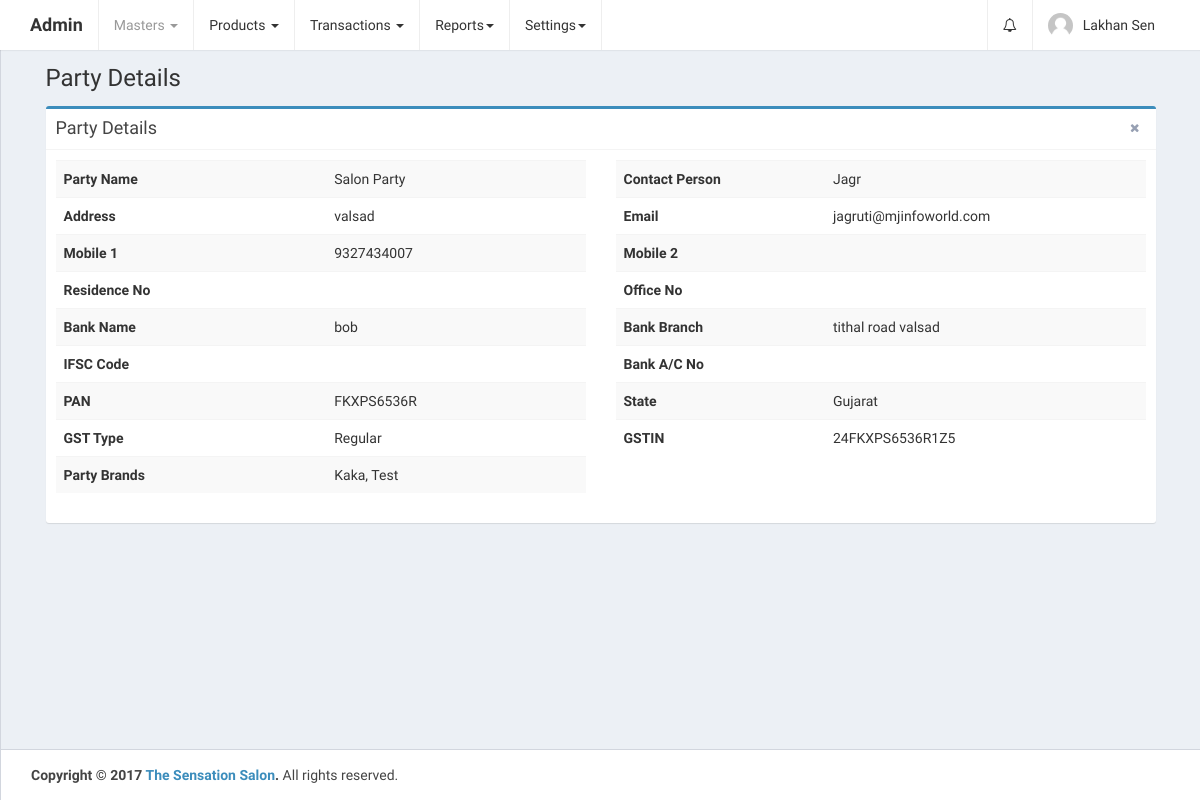
The page /home.php?controller=party&action=get&id=16 (signed in) on the database as committed earlier.
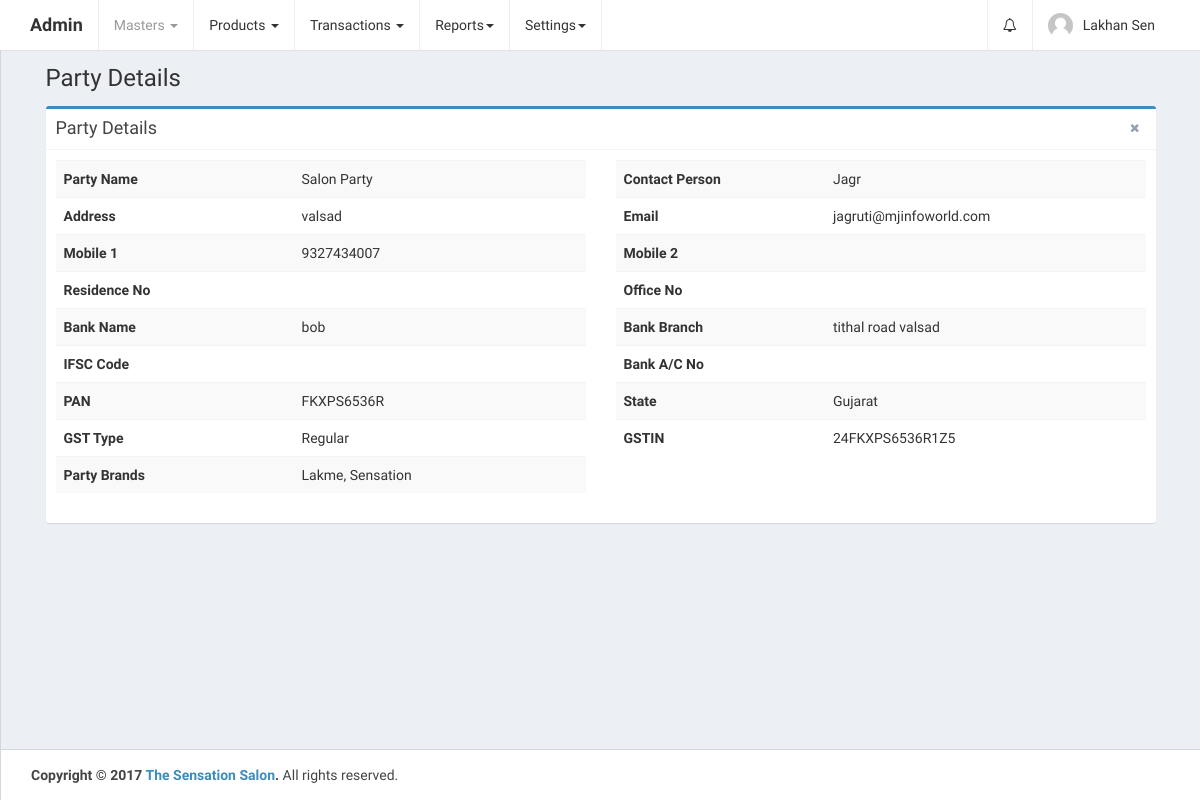
The same page on the database as committed later.
### tables this page shows
CREATE TABLE `parties` (
  `id` int(11) UNSIGNED NOT NULL,
  `name` varchar(255) NOT NULL,
  `address` text,
  `contact_person` varchar(255) DEFAULT NULL,
  `email` varchar(255) DEFAULT NULL,
  `mobile1` varchar(255) DEFAULT NULL,
  `mobile2` varchar(255) DEFAULT NULL,
  `residence_no` varchar(255) DEFAULT NULL,
  `office_no` varchar(255) DEFAULT NULL,
  `bank_name` varchar(255) DEFAULT NULL,
  `bank_branch` varchar(255) DEFAULT NULL,
  `ifsc_code` varchar(255) DEFAULT NULL,
  `bank_account_no` varchar(255) DEFAULT NULL,
  `pan` varchar(255) DEFAULT NULL,
  `gst_state_code_id` int(11) DEFAULT '0',
  `gst_type_id` int(11) DEFAULT '0',
  `gstin` varchar(255) DEFAULT NULL,
  `brand_ids` varchar(255) DEFAULT NULL,
  `is_deleted` tinyint(1) NOT NULL DEFAULT '0',
  `created_at` datetime NOT NULL DEFAULT CURRENT_TIMESTAMP ON UPDATE CURRENT_TIMESTAMP,
  `updated_at` datetime NOT NULL DEFAULT CURRENT_TIMESTAMP ON UPDATE CURRENT_TIMESTAMP
);

### controllers/PartyController.php (called while the page is built, shortened)
<?php
class PartyController {
    public $partyobj;
    public $gst_obj;
    public $brand_obj;
    public function __construct() {
        require_once 'models/Party.php';
        $this->partyobj = new Party();
        require_once 'models/Gst.php';
        $this->gst_obj = new Gst();
        $this->brand_obj = new Brand();
    }
    public function get() {
        $id = trim($_GET['id']);
        $party_res = $this->partyobj->get($id);
        if ($party_res->num_rows == 1) {
            while ($party = mysqli_fetch_assoc($party_res)) {
                $party['name'] = ucwords($party['name']);
                $party['contact_person'] = ucwords($party['contact_person']);
                if (!empty($party['gst_type_id'])) {
                    $gst_type_res = $this->gst_obj->getGstType($party['gst_type_id']);
                    if ($gst_type_res->num_rows > 0) {
                        while ($gst_type = mysqli_fetch_assoc($gst_type_res)) {
                            $party['gst_type'] = ucwords($gst_type['title']);
                        }
                    } else {
                        $party['gst_type'] = '';
                    }
                } else {
                    $party['gst_type'] = '';
                }
                if (!empty($party['gst_state_code_id'])) {
                    $gst_state_res = $this->gst_obj->getGstState($party['gst_state_code_id']);
                    if ($gst_state_res->num_rows > 0) {
                        while ($gst_state = mysqli_fetch_assoc($gst_state_res)) {
                            $party['state'] = ucwords($gst_state['state']);
                        }
                    } else {
                        $party['state'] = '';
                    }
                } else {
                    $party['state'] = '';
                }
                if (!empty($party['brand_ids'])) {
                    $brand_ids = explode(',', $party['brand_ids']);
                    $party_brands = array();
                    foreach ($brand_ids as $brand_id) {
                        $gst_brand_res = $this->brand_obj->getBrand($brand_id);
                        if ($gst_brand_res->num_rows > 0) {
                            while ($brand = mysqli_fetch_assoc($gst_brand_res)) {
                                array_push($party_brands, ucwords($brand['name']));
                            }
                        }
                    }
                    if (!empty($party_brands)) {
                        $party['brands'] = implode(', ', $party_brands);
                    } else {
                        $party['brands'] = '';
                    }
                } else {
                    $party['brands'] = '';
                }
                $parties[] = $party;
            }
        }
        require_once APP_DIR . '/views/layout.php';
    }
}
?>

### home.php (called while the page is built, shortened)
<?php
require_once 'config/database.php';
require_once 'config/routes.php';
?>

### config/Database.php (called while the page is built)
<?php
class Database {
    public function connect() {
        $conn = new mysqli('localhost', 'root', '', 'thesensationbeautycentre');
        if ($conn->connect_error) {
            die("Connection failed: " . $conn->connect_error);
        } else {
            return $conn;
        }
    }
}
?>

### models/Party.php (called while the page is built, shortened)
<?php
class Party {
    public $conn;
    public function __construct() {
        $db = new Database();
        $this->conn = $db->connect();
    }
    public function get($id) {
        $party = $this->conn->query('SELECT * FROM parties WHERE id=' . $id);
        return $party;
    }
}
?>

### models/Gst.php (called while the page is built, shortened)
<?php
class Gst {
    public $conn;
    public function __construct() {
        $db = new Database();
        $this->conn = $db->connect();
    }
    public function getGstType($id) {
        $gst_type_res = $this->conn->query('SELECT * FROM gst_types WHERE id=' . $id);
        return $gst_type_res;
    }
    public function getGstState($id) {
        $gst_states = $this->conn->query('SELECT * FROM gst_state_codes WHERE id=' . $id);
        return $gst_states;
    }
}
?>

### views/party_details.php (the view, shortened to what the changed rows need)
<div class="row">
    <div class="col-md-12">
        <div class="box box-primary">
            <?php
            if (isset($parties)) {
                foreach ($parties as $party) {
                    ?>
                    <div class="box-body">
                        <div class="row">
                            <div class="col-md-6 table-responsive">
                                <table class="table table-hover table-striped" width="50%">
                                    <tbody>
                                        <tr>
                                            <td><b>Party Name</b></td>
                                            <td><?php echo $party['name']; ?></td>
                                        </tr>
                                        <tr>
                                            <td><b>Address</b></td>
                                            <td><?php echo $party['address']; ?></td>
                                        </tr>
                                        <tr>
                                            <td><b>Mobile 1</b></td>
                                            <td><?php echo $party['mobile1']; ?></td>
                                        </tr>
                                        <tr>
                                            <td><b>Residence No</b></td>
                                            <td><?php echo $party['residence_no']; ?></td>
                                        </tr>
                                        <tr>
                                            <td><b>Bank Name</b></td>
                                            <td><?php echo $party['bank_name']; ?></td>
                                        </tr>
                                        <tr>
                                            <td><b>IFSC Code</b></td>
                                            <td><?php echo $party['ifsc_code']; ?></td>
                                        </tr>
                                        <tr>
                                            <td><b>PAN</b></td>
                                            <td><?php echo $party['pan']; ?></td>
                                        </tr>
                                        <tr>
                                            <td><b>GST Type</b></td>
                                            <td><?php echo $party['gst_type']; ?></td>
                                        </tr>
                                        <tr>
                                            <td><b>Party Brands</b></td>
                                            <td><?php echo $party['brands']; ?></td>
                                        </tr>
                                    </tbody>
                                </table>
                            </div>
                            <div class="col-md-6 table-responsive">
                                <table class="table table-hover table-striped" width="50%">
                                    <tbody>
                                        <tr>
                                            <td><b>Contact Person</b></td>
                                            <td><?php echo $party['contact_person']; ?></td>
                                        </tr>
                                        <tr>
                                            <td><b>Email</b></td>
                                            <td><?php echo $party['email']; ?></td>
                                        </tr>
                                        <tr>
                                            <td><b>Mobile 2</b></td>
                                            <td><?php echo $party['mobile2']; ?></td>
                                        </tr>
                                        <tr>
                                            <td><b>Office No</b></td>
                                            <td><?php echo $party['office_no']; ?></td>
                                        </tr>
                                        <tr>
                                            <td><b>Bank Branch</b></td>
                                            <td><?php echo $party['bank_branch']; ?></td>
                                        </tr>
                                        <tr>
                                            <td><b>Bank A/C No</b></td>
                                            <td><?php echo $party['bank_account_no']; ?></td>
                                        </tr>
                                        <tr>
                                            <td><b>State</b></td>
                                            <td><?php echo $party['state']; ?></td>
                                        </tr>
                                        <tr>
                                            <td><b>GSTIN</b></td>
                                            <td><?php echo $party['gstin']; ?></td>
                                        </tr>
                                    </tbody>
                                </table>
                            </div>
                        </div>
                    </div>
                    <?php
                }
            }
            ?>
        </div>
    </div>
</div>

Rows that differ between the two databases and show on the page:
changed parties "valsad": brands "Kaka, Test" → "Lakme, Sensation"
